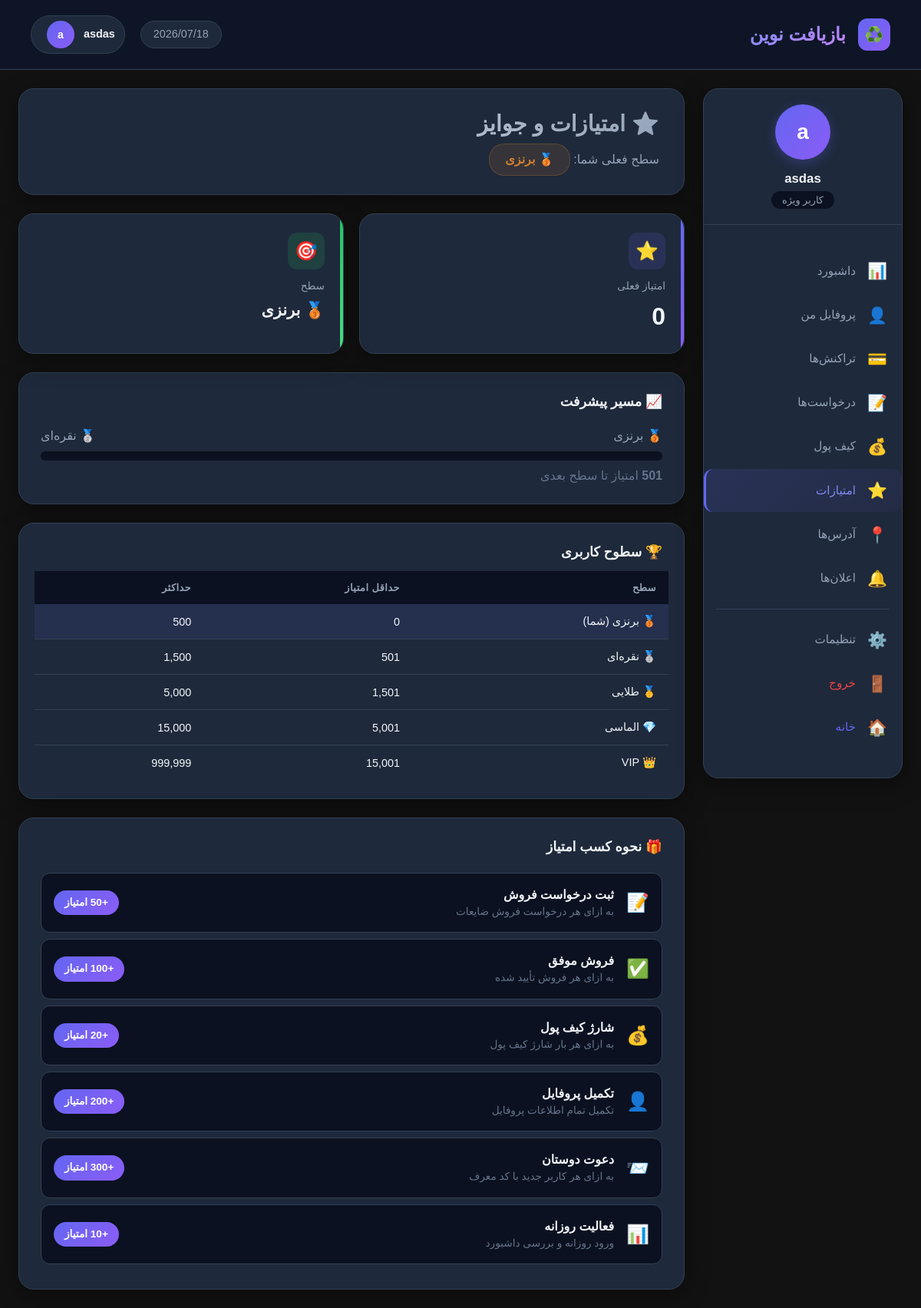
/rewards (signed in), run on the app's committed database.
### tables this page shows
CREATE TABLE `users` (
  `id` int(255) NOT NULL,
  `email` varchar(255) NOT NULL,
  `password` varchar(255) NOT NULL,
  `first_name` varchar(100) DEFAULT NULL,
  `last_name` varchar(100) DEFAULT NULL,
  `phone` varchar(20) DEFAULT NULL,
  `address` text DEFAULT NULL,
  `profile_picture` varchar(255) DEFAULT NULL,
  `user_level` enum('bronze','silver','gold','diamond','vip') DEFAULT 'bronze',
  `total_points` int(11) DEFAULT 0,
  `wallet_balance` int(11) DEFAULT 0,
  `created_at` timestamp NOT NULL DEFAULT current_timestamp(),
  `updated_at` timestamp NOT NULL DEFAULT current_timestamp() ON UPDATE current_timestamp()
);

### index.php (called while the page is built, shortened)
<?php
require_once BASE_PATH . '/app/Core/Router.php';
$uri = $_SERVER['REQUEST_URI'] ?? '/';
$path = (string) parse_url($uri, PHP_URL_PATH);
$router = new Router();
$router->dispatch($_SERVER['REQUEST_METHOD'], $path);

### views/rewards.php (the view, shortened to what this page needs)
<?php
require_once __DIR__ . "/inc_db.php";
$user_id = $_SESSION['user_id'];
$stmt = $db->prepare("SELECT * FROM users WHERE id = ?");
$stmt->execute([$user_id]);
$user = $stmt->fetch(PDO::FETCH_ASSOC);
$user_name = htmlspecialchars(trim($user['first_name'] . ' ' . $user['last_name']));
if (empty($user_name)) $user_name = explode('@', $user['email'])[0];
$user_initials = mb_substr($user['first_name'] ?? '', 0, 1) . mb_substr($user['last_name'] ?? '', 0, 1);
if (empty(trim($user_initials))) $user_initials = mb_substr($user['email'] ?? 'م', 0, 1);
$points = (int)($user['total_points'] ?? 0);
$level = $user['user_level'] ?? 'bronze';
$level_config = [
    'bronze'  => ['name' => 'برنزی', 'emoji' => '🥉', 'min' => 0,     'max' => 500,   'color' => '#cd7f32'],
    'silver'  => ['name' => 'نقره‌ای','emoji' => '🥈', 'min' => 501,   'max' => 1500,  'color' => '#c0c0c0'],
    'gold'    => ['name' => 'طلایی',  'emoji' => '🥇', 'min' => 1501,  'max' => 5000,  'color' => '#ffd700'],
    'diamond' => ['name' => 'الماسی',  'emoji' => '💎', 'min' => 5001,  'max' => 15000, 'color' => '#b9f2ff'],
    'vip'     => ['name' => 'VIP',     'emoji' => '👑', 'min' => 15001, 'max' => 999999, 'color' => '#a855f7']
];
$current_level = $level_config[$level] ?? $level_config['bronze'];
$reward_rules = [
    ['action' => 'ثبت درخواست فروش', 'points' => 50, 'emoji' => '📝', 'desc' => 'به ازای هر درخواست فروش ضایعات'],
    ['action' => 'فروش موفق', 'points' => 100, 'emoji' => '✅', 'desc' => 'به ازای هر فروش تأیید شده'],
    ['action' => 'شارژ کیف پول', 'points' => 20, 'emoji' => '💰', 'desc' => 'به ازای هر بار شارژ کیف پول'],
    ['action' => 'تکمیل پروفایل', 'points' => 200, 'emoji' => '👤', 'desc' => 'تکمیل تمام اطلاعات پروفایل'],
    ['action' => 'دعوت دوستان', 'points' => 300, 'emoji' => '📨', 'desc' => 'به ازای هر کاربر جدید با کد معرف'],
    ['action' => 'فعالیت روزانه', 'points' => 10, 'emoji' => '📊', 'desc' => 'ورود روزانه و بررسی داشبورد'],
];
$next_levels = ['bronze' => 'silver', 'silver' => 'gold', 'gold' => 'diamond', 'diamond' => 'vip', 'vip' => null];
$next_level_key = $next_levels[$level] ?? null;
$points_needed = 0;
if ($next_level_key) {
    $next_config = $level_config[$next_level_key];
    $points_needed = $next_config['min'] - $points;
}
?>
<!DOCTYPE html>
<html lang="fa" dir="rtl">
<head>
</head>
<body>
<div class="dashboard-wrapper">
    <header class="dashboard-header">
        <div class="header-content">
            <div class="header-left">
                <div class="logo-icon">♻️</div>
                <span class="logo-text">بازیافت نوین</span>
            </div>
            <div class="header-right">
                <span class="date"><?= date('Y/m/d') ?></span>
                <div class="user-profile-btn" id="sidebarToggleBtn">
                    <span class="user-name"><?= htmlspecialchars($user_name) ?></span>
                    <div class="user-avatar"><?= htmlspecialchars($user_initials) ?></div>
                </div>
            </div>
        </div>
    </header>
    <div class="dashboard-body">
        <aside class="sidebar">
            <div class="sidebar-user">
                <div class="sidebar-avatar"><?= htmlspecialchars($user_initials) ?></div>
                <div class="sidebar-username"><?= htmlspecialchars($user_name) ?></div>
                <span class="sidebar-role">کاربر ویژه</span>
            </div>
            <ul class="sidebar-menu">
                <li><a href="dashboard"><span class="icon">📊</span> داشبورد</a></li>
                <li><a href="profile"><span class="icon">👤</span> پروفایل من</a></li>
                <li><a href="transactions"><span class="icon">💳</span> تراکنش‌ها</a></li>
                <li><a href="/baziaft234/request"><span class="icon">📝</span> درخواست‌ها</a></li>
                <li><a href="wallet"><span class="icon">💰</span> کیف پول</a></li>
                <li><a href="rewards" class="active"><span class="icon">⭐</span> امتیازات</a></li>
                <li><a href="addresses"><span class="icon">📍</span> آدرس‌ها</a></li>
                <li><a href="notifications"><span class="icon">🔔</span> اعلان‌ها</a></li>
                <div class="sidebar-divider"></div>
                <li><a href="settings"><span class="icon">⚙️</span> تنظیمات</a></li>
                <li><a href="logout" style="color: var(--danger);"><span class="icon">🚪</span> خروج</a></li>
                <li><a href="index" style="color: var(--primary);"><span class="icon">🏠</span> خانه</a></li>
            </ul>
        </aside>
        <main class="main-content">
            <div class="page-header">
                <h1>⭐ امتیازات و جوایز</h1>
                <p>سطح فعلی شما: <span class="level-badge"><?= $current_level['emoji'] ?> <?= $current_level['name'] ?></span></p>
            </div>
            <div class="stats-grid">
                <div class="stat-card">
                    <div class="stat-icon">⭐</div>
                    <div class="stat-label">امتیاز فعلی</div>
                    <div class="stat-value"><?= number_format($points) ?></div>
                </div>
                <div class="stat-card">
                    <div class="stat-icon">🎯</div>
                    <div class="stat-label">سطح</div>
                    <div class="stat-value" style="font-size: 1.3rem;"><?= $current_level['emoji'] ?> <?= $current_level['name'] ?></div>
                </div>
            </div>
            <?php if ($next_level_key): ?>
            <div class="card">
                <div class="card-header">
                    <h3>📈 مسیر پیشرفت</h3>
                </div>
                <div style="display: flex; justify-content: space-between; margin-bottom: 8px;">
                    <span style="color: var(--text-secondary);"><?= $current_level['emoji'] ?> <?= $current_level['name'] ?></span>
                    <span style="color: var(--text-secondary);"><?= $level_config[$next_level_key]['emoji'] ?> <?= $level_config[$next_level_key]['name'] ?></span>
                </div>
                <div class="progress-bar">
                </div>
                <p style="color: var(--text-muted); margin-top: 8px;">
                    <?php if ($points_needed > 0): ?>
                        <strong><?= number_format($points_needed) ?></strong> امتیاز تا سطح بعدی
                    <?php else: ?>
                        🎉 آماده ارتقا به سطح بعدی!
                    <?php endif; ?>
                </p>
            </div>
            <?php else: ?>
            <div class="card">
                <p>🎉 شما در بالاترین سطح (VIP) هستید!</p>
            </div>
            <?php endif; ?>
            <div class="card">
                <div class="card-header"><h3>🏆 سطوح کاربری</h3></div>
                <div class="table-container">
                    <table>
                        <thead>
                            <tr><th>سطح</th><th>حداقل امتیاز</th><th>حداکثر</th></tr>
                        </thead>
                        <tbody>
                            <?php foreach ($level_config as $key => $cfg): ?>
                            <tr style="<?= $key === $level ? 'background: rgba(99,102,241,0.1);' : '' ?>">
                                <td><?= $cfg['emoji'] ?> <?= $cfg['name'] ?> <?= $key === $level ? '(شما)' : '' ?></td>
                                <td><?= number_format($cfg['min']) ?></td>
                                <td><?= number_format($cfg['max']) ?></td>
                            </tr>
                            <?php endforeach; ?>
                        </tbody>
                    </table>
                </div>
            </div>
            <div class="card">
                <div class="card-header"><h3>🎁 نحوه کسب امتیاز</h3></div>
                <?php foreach ($reward_rules as $rule): ?>
                <div class="reward-item">
                    <span style="font-size: 1.5rem;"><?= $rule['emoji'] ?></span>
                    <div style="flex: 1;">
                        <strong style="color: var(--text-primary);"><?= $rule['action'] ?></strong>
                        <p style="color: var(--text-muted); font-size: 0.85rem;"><?= $rule['desc'] ?></p>
                    </div>
                    <div class="reward-points">+<?= $rule['points'] ?> امتیاز</div>
                </div>
                <?php endforeach; ?>
            </div>
        </main>
    </div>
</div>
</body>
</html>

### app/Core/Router.php (shortened to what this page needs)
<?php
class Router
{
    protected $routes = [];
    public function any($uri, $controller)
    {
        $this->routes[] = ['uri' => $uri, 'controller' => $controller];
    }
    public function dispatch($method, $uri)
    {
        foreach ($this->routes as $route) {
            if ($route['uri'] === $uri) {
                return require BASE_PATH . '/views/' . $route['controller'];
            }
        }
    }
}

### data on the page
users: email "asdas", email "a", user_level "🥉", user_level "برنزی", total_points "0", user_level "🥈", user_level "نقره‌ای", points_needed "501", emoji "🥉", name "برنزی", min "0", max "500", emoji "🥈", name "نقره‌ای", min "501", max "1,500", emoji "🥇", name "طلایی", min "1,501", max "5,000", emoji "💎", name "الماسی", min "5,001", max "15,000", emoji "👑", name "VIP", min "15,001", max "999,999", emoji "📝", action "ثبت درخواست فروش", desc "به ازای هر درخواست فروش ضایعات", points "50", emoji "✅", action "فروش موفق", desc "به ازای هر فروش تأیید شده", points "100", emoji "💰", action "شارژ کیف پول", desc "به ازای هر بار شارژ کیف پول", points "20", emoji "👤", action "تکمیل پروفایل", desc "تکمیل تمام اطلاعات پروفایل", points "200", emoji "📨", action "دعوت دوستان", desc "به ازای هر کاربر جدید با کد معرف", points "300", emoji "📊", action "فعالیت روزانه", desc "ورود روزانه و بررسی داشبورد", points "10"
